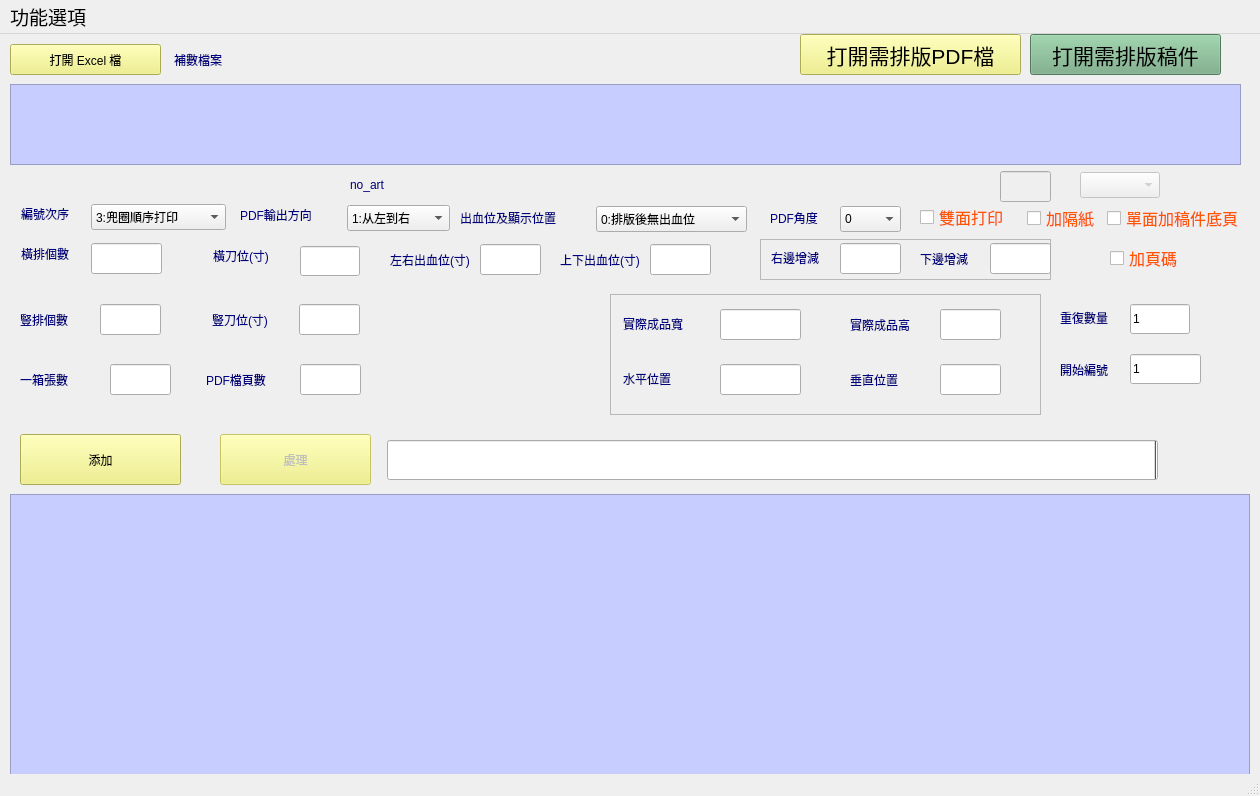
<?xml version="1.0" encoding="UTF-8"?>
<ui version="4.0">
 <class>MainWindow</class>
 <widget class="QMainWindow" name="MainWindow">
  <property name="geometry">
   <rect>
    <x>0</x>
    <y>0</y>
    <width>1260</width>
    <height>796</height>
   </rect>
  </property>
  <property name="windowTitle">
   <string>PDF鋪數軟件</string>
  </property>
  <property name="windowIcon">
   <iconset resource="resourcefile.qrc">
    <normaloff>:/ico_file/sourcefile/title.ico</normaloff>:/ico_file/sourcefile/title.ico</iconset>
  </property>
  <property name="styleSheet">
   <string notr="true">QLabel{
	color: rgb(0, 0, 127);
	font: 12pt &quot;Microsoft Sans Serif&quot;;
}
QComboBox{
	font: 12pt &quot;Microsoft Sans Serif&quot;;
}
QLineEdit{
font: 12pt &quot;Microsoft Sans Serif&quot;;
}
QTableView{
	border-color: rgb(0, 85, 0);
	
	alternate-background-color: rgb(230, 201, 255);
	background-color: rgb(199, 205, 255);
/*	selection-background-color: rgb(85, 255, 0);*/

}
QPushButton{
	/*background-color: rgb(170, 255, 127);*/
	
	font: 16pt &quot;Microsoft Sans Serif&quot;;
	
	background-color: rgb(239, 239, 119);
}
QCheckBox{
font: 12pt &quot;Microsoft Sans Serif&quot;;
	color: rgb(255, 85, 0);
}</string>
  </property>
  <widget class="QWidget" name="centralwidget">
   <widget class="QPushButton" name="open_pushButton_art">
    <property name="geometry">
     <rect>
      <x>1030</x>
      <y>0</y>
      <width>191</width>
      <height>41</height>
     </rect>
    </property>
    <property name="sizePolicy">
     <sizepolicy hsizetype="Minimum" vsizetype="Fixed">
      <horstretch>0</horstretch>
      <verstretch>0</verstretch>
     </sizepolicy>
    </property>
    <property name="font">
     <font>
      <family>Microsoft Sans Serif</family>
      <pointsize>16</pointsize>
      <weight>50</weight>
      <italic>false</italic>
      <bold>false</bold>
     </font>
    </property>
    <property name="styleSheet">
     <string notr="true">background-color: rgb(115, 170, 130);</string>
    </property>
    <property name="text">
     <string>打開需排版稿件</string>
    </property>
    <property name="icon">
     <iconset>
      <normaloff>sourcefile/open2.png</normaloff>sourcefile/open2.png</iconset>
    </property>
   </widget>
   <widget class="QLabel" name="label_2">
    <property name="geometry">
     <rect>
      <x>21</x>
      <y>170</y>
      <width>64</width>
      <height>20</height>
     </rect>
    </property>
    <property name="text">
     <string>編號次序</string>
    </property>
   </widget>
   <widget class="QComboBox" name="comboBox1">
    <property name="geometry">
     <rect>
      <x>91</x>
      <y>170</y>
      <width>135</width>
      <height>26</height>
     </rect>
    </property>
    <property name="currentText">
     <string>3:兜圈順序打印</string>
    </property>
    <property name="currentIndex">
     <number>2</number>
    </property>
    <item>
     <property name="text">
      <string extracomment="a">1:從小到大</string>
     </property>
    </item>
    <item>
     <property name="text">
      <string extracomment="b">2:從大到小</string>
     </property>
    </item>
    <item>
     <property name="text">
      <string extracomment="c">3:兜圈順序打印</string>
     </property>
    </item>
   </widget>
   <widget class="QComboBox" name="comboBox2">
    <property name="geometry">
     <rect>
      <x>347</x>
      <y>171</y>
      <width>103</width>
      <height>26</height>
     </rect>
    </property>
    <property name="currentIndex">
     <number>0</number>
    </property>
    <item>
     <property name="text">
      <string extracomment="a">1:从左到右</string>
     </property>
    </item>
    <item>
     <property name="text">
      <string extracomment="b">2:从上到下</string>
     </property>
    </item>
   </widget>
   <widget class="QLabel" name="label_3">
    <property name="geometry">
     <rect>
      <x>240</x>
      <y>171</y>
      <width>101</width>
      <height>20</height>
     </rect>
    </property>
    <property name="autoFillBackground">
     <bool>false</bool>
    </property>
    <property name="text">
     <string>PDF輸出方向</string>
    </property>
   </widget>
   <widget class="QLabel" name="label_4">
    <property name="geometry">
     <rect>
      <x>460</x>
      <y>174</y>
      <width>141</width>
      <height>20</height>
     </rect>
    </property>
    <property name="text">
     <string>出血位及顯示位置</string>
    </property>
   </widget>
   <widget class="QComboBox" name="comboBox3">
    <property name="geometry">
     <rect>
      <x>596</x>
      <y>172</y>
      <width>151</width>
      <height>26</height>
     </rect>
    </property>
    <property name="currentIndex">
     <number>0</number>
    </property>
    <item>
     <property name="text">
      <string extracomment="a">0:排版後無出血位</string>
     </property>
    </item>
    <item>
     <property name="text">
      <string extracomment="b">1:左上角水平位置</string>
     </property>
    </item>
    <item>
     <property name="text">
      <string>2:左上角垂直位置</string>
     </property>
    </item>
    <item>
     <property name="text">
      <string>3:右上角水平位置</string>
     </property>
    </item>
    <item>
     <property name="text">
      <string>4:右上角垂直位置</string>
     </property>
    </item>
    <item>
     <property name="text">
      <string>5:左下角水平位置</string>
     </property>
    </item>
    <item>
     <property name="text">
      <string>6:左下角垂直位置</string>
     </property>
    </item>
    <item>
     <property name="text">
      <string>7:右下角水平位置</string>
     </property>
    </item>
    <item>
     <property name="text">
      <string>8:右下角垂直位置</string>
     </property>
    </item>
   </widget>
   <widget class="QLabel" name="label_5">
    <property name="geometry">
     <rect>
      <x>21</x>
      <y>210</y>
      <width>64</width>
      <height>20</height>
     </rect>
    </property>
    <property name="text">
     <string>橫排個數</string>
    </property>
   </widget>
   <widget class="QLineEdit" name="lineEdit_r1c1">
    <property name="geometry">
     <rect>
      <x>91</x>
      <y>209</y>
      <width>71</width>
      <height>31</height>
     </rect>
    </property>
   </widget>
   <widget class="QLabel" name="label_6">
    <property name="geometry">
     <rect>
      <x>213</x>
      <y>212</y>
      <width>74</width>
      <height>20</height>
     </rect>
    </property>
    <property name="text">
     <string>橫刀位(寸)</string>
    </property>
   </widget>
   <widget class="QLineEdit" name="lineEdit_r1c2">
    <property name="geometry">
     <rect>
      <x>300</x>
      <y>212</y>
      <width>60</width>
      <height>30</height>
     </rect>
    </property>
   </widget>
   <widget class="QLabel" name="label_7">
    <property name="geometry">
     <rect>
      <x>390</x>
      <y>210</y>
      <width>81</width>
      <height>31</height>
     </rect>
    </property>
    <property name="text">
     <string>左右出血位(寸)</string>
    </property>
   </widget>
   <widget class="QLineEdit" name="lineEdit_r1c3">
    <property name="enabled">
     <bool>true</bool>
    </property>
    <property name="geometry">
     <rect>
      <x>480</x>
      <y>210</y>
      <width>61</width>
      <height>31</height>
     </rect>
    </property>
   </widget>
   <widget class="QLabel" name="label_8">
    <property name="geometry">
     <rect>
      <x>560</x>
      <y>210</y>
      <width>81</width>
      <height>31</height>
     </rect>
    </property>
    <property name="text">
     <string>上下出血位(寸)</string>
    </property>
   </widget>
   <widget class="QLineEdit" name="lineEdit_r1c4">
    <property name="enabled">
     <bool>true</bool>
    </property>
    <property name="geometry">
     <rect>
      <x>650</x>
      <y>210</y>
      <width>61</width>
      <height>31</height>
     </rect>
    </property>
   </widget>
   <widget class="QLineEdit" name="lineEdit_r2c2">
    <property name="geometry">
     <rect>
      <x>299</x>
      <y>270</y>
      <width>61</width>
      <height>31</height>
     </rect>
    </property>
   </widget>
   <widget class="QLabel" name="label_9">
    <property name="geometry">
     <rect>
      <x>212</x>
      <y>270</y>
      <width>81</width>
      <height>31</height>
     </rect>
    </property>
    <property name="text">
     <string>豎刀位(寸)</string>
    </property>
   </widget>
   <widget class="QLabel" name="label_10">
    <property name="geometry">
     <rect>
      <x>20</x>
      <y>270</y>
      <width>81</width>
      <height>31</height>
     </rect>
    </property>
    <property name="text">
     <string>豎排個數</string>
    </property>
   </widget>
   <widget class="QLineEdit" name="lineEdit_r2c1">
    <property name="geometry">
     <rect>
      <x>100</x>
      <y>270</y>
      <width>61</width>
      <height>31</height>
     </rect>
    </property>
   </widget>
   <widget class="QLineEdit" name="lineEdit_r3c1">
    <property name="geometry">
     <rect>
      <x>110</x>
      <y>330</y>
      <width>61</width>
      <height>31</height>
     </rect>
    </property>
   </widget>
   <widget class="QLabel" name="label_11">
    <property name="geometry">
     <rect>
      <x>20</x>
      <y>330</y>
      <width>81</width>
      <height>31</height>
     </rect>
    </property>
    <property name="text">
     <string>一箱張數</string>
    </property>
   </widget>
   <widget class="QLabel" name="label_12">
    <property name="geometry">
     <rect>
      <x>206</x>
      <y>330</y>
      <width>81</width>
      <height>31</height>
     </rect>
    </property>
    <property name="text">
     <string>PDF檔頁數</string>
    </property>
   </widget>
   <widget class="QLineEdit" name="lineEdit_r3c2">
    <property name="geometry">
     <rect>
      <x>300</x>
      <y>330</y>
      <width>61</width>
      <height>31</height>
     </rect>
    </property>
   </widget>
   <widget class="QPushButton" name="add_pushButton2">
    <property name="enabled">
     <bool>true</bool>
    </property>
    <property name="geometry">
     <rect>
      <x>20</x>
      <y>400</y>
      <width>161</width>
      <height>51</height>
     </rect>
    </property>
    <property name="text">
     <string>添加</string>
    </property>
    <property name="icon">
     <iconset resource="resourcefile.qrc">
      <normaloff>:/ico_file/sourcefile/add2.png</normaloff>:/ico_file/sourcefile/add2.png</iconset>
    </property>
   </widget>
   <widget class="QPushButton" name="process_pushButton3">
    <property name="enabled">
     <bool>false</bool>
    </property>
    <property name="geometry">
     <rect>
      <x>220</x>
      <y>400</y>
      <width>151</width>
      <height>51</height>
     </rect>
    </property>
    <property name="text">
     <string>處理</string>
    </property>
    <property name="icon">
     <iconset resource="resourcefile.qrc">
      <normaloff>:/ico_file/sourcefile/run.png</normaloff>:/ico_file/sourcefile/run.png</iconset>
    </property>
   </widget>
   <widget class="QTableView" name="process_tableView2">
    <property name="geometry">
     <rect>
      <x>10</x>
      <y>460</y>
      <width>1240</width>
      <height>301</height>
     </rect>
    </property>
    <property name="alternatingRowColors">
     <bool>true</bool>
    </property>
    <property name="selectionMode">
     <enum>QAbstractItemView::SingleSelection</enum>
    </property>
    <property name="selectionBehavior">
     <enum>QAbstractItemView::SelectRows</enum>
    </property>
   </widget>
   <widget class="QTableView" name="open_tableView1">
    <property name="geometry">
     <rect>
      <x>10</x>
      <y>50</y>
      <width>1231</width>
      <height>81</height>
     </rect>
    </property>
    <property name="alternatingRowColors">
     <bool>true</bool>
    </property>
    <property name="selectionMode">
     <enum>QAbstractItemView::SingleSelection</enum>
    </property>
    <property name="selectionBehavior">
     <enum>QAbstractItemView::SelectRows</enum>
    </property>
    <attribute name="horizontalHeaderCascadingSectionResizes">
     <bool>false</bool>
    </attribute>
    <attribute name="horizontalHeaderDefaultSectionSize">
     <number>50</number>
    </attribute>
    <attribute name="horizontalHeaderStretchLastSection">
     <bool>true</bool>
    </attribute>
   </widget>
   <widget class="QProgressBar" name="progressBar">
    <property name="geometry">
     <rect>
      <x>387</x>
      <y>406</y>
      <width>771</width>
      <height>40</height>
     </rect>
    </property>
    <property name="font">
     <font>
      <family>Arial</family>
      <pointsize>12</pointsize>
      <weight>75</weight>
      <bold>true</bold>
      <kerning>true</kerning>
     </font>
    </property>
    <property name="layoutDirection">
     <enum>Qt::RightToLeft</enum>
    </property>
    <property name="locale">
     <locale language="English" country="UnitedStates"/>
    </property>
    <property name="value">
     <number>0</number>
    </property>
   </widget>
   <widget class="QFrame" name="frame_act_size">
    <property name="geometry">
     <rect>
      <x>610</x>
      <y>260</y>
      <width>431</width>
      <height>121</height>
     </rect>
    </property>
    <property name="frameShape">
     <enum>QFrame::StyledPanel</enum>
    </property>
    <property name="frameShadow">
     <enum>QFrame::Raised</enum>
    </property>
    <widget class="QLineEdit" name="lineEdit_r3c3">
     <property name="enabled">
      <bool>true</bool>
     </property>
     <property name="geometry">
      <rect>
       <x>110</x>
       <y>70</y>
       <width>81</width>
       <height>31</height>
      </rect>
     </property>
     <property name="text">
      <string/>
     </property>
    </widget>
    <widget class="QLabel" name="label_15">
     <property name="geometry">
      <rect>
       <x>13</x>
       <y>75</y>
       <width>91</width>
       <height>20</height>
      </rect>
     </property>
     <property name="text">
      <string>水平位置</string>
     </property>
    </widget>
    <widget class="QLineEdit" name="lineEdit_r2c3">
     <property name="enabled">
      <bool>true</bool>
     </property>
     <property name="geometry">
      <rect>
       <x>110</x>
       <y>15</y>
       <width>81</width>
       <height>31</height>
      </rect>
     </property>
    </widget>
    <widget class="QLabel" name="label_14">
     <property name="geometry">
      <rect>
       <x>13</x>
       <y>20</y>
       <width>91</width>
       <height>20</height>
      </rect>
     </property>
     <property name="text">
      <string>實際成品寬</string>
     </property>
    </widget>
    <widget class="QLabel" name="label_16">
     <property name="geometry">
      <rect>
       <x>240</x>
       <y>70</y>
       <width>91</width>
       <height>31</height>
      </rect>
     </property>
     <property name="text">
      <string>垂直位置</string>
     </property>
    </widget>
    <widget class="QLineEdit" name="lineEdit_r2c4">
     <property name="enabled">
      <bool>true</bool>
     </property>
     <property name="geometry">
      <rect>
       <x>330</x>
       <y>15</y>
       <width>61</width>
       <height>31</height>
      </rect>
     </property>
    </widget>
    <widget class="QLineEdit" name="lineEdit_r3c4">
     <property name="enabled">
      <bool>true</bool>
     </property>
     <property name="geometry">
      <rect>
       <x>330</x>
       <y>70</y>
       <width>61</width>
       <height>31</height>
      </rect>
     </property>
     <property name="text">
      <string/>
     </property>
    </widget>
    <widget class="QLabel" name="label_13">
     <property name="geometry">
      <rect>
       <x>240</x>
       <y>15</y>
       <width>91</width>
       <height>31</height>
      </rect>
     </property>
     <property name="text">
      <string>實際成品高</string>
     </property>
    </widget>
   </widget>
   <widget class="QCheckBox" name="checkBox1">
    <property name="geometry">
     <rect>
      <x>920</x>
      <y>171</y>
      <width>87</width>
      <height>24</height>
     </rect>
    </property>
    <property name="font">
     <font>
      <family>Microsoft Sans Serif</family>
      <pointsize>12</pointsize>
      <weight>50</weight>
      <italic>false</italic>
      <bold>false</bold>
     </font>
    </property>
    <property name="text">
     <string>雙面打印</string>
    </property>
    <property name="checked">
     <bool>false</bool>
    </property>
   </widget>
   <widget class="QFrame" name="frame_bleeding">
    <property name="geometry">
     <rect>
      <x>760</x>
      <y>205</y>
      <width>291</width>
      <height>41</height>
     </rect>
    </property>
    <property name="toolTip">
     <string>出血位</string>
    </property>
    <property name="frameShape">
     <enum>QFrame::StyledPanel</enum>
    </property>
    <property name="frameShadow">
     <enum>QFrame::Raised</enum>
    </property>
    <widget class="QLineEdit" name="lineEdit_r1c6">
     <property name="geometry">
      <rect>
       <x>230</x>
       <y>4</y>
       <width>61</width>
       <height>31</height>
      </rect>
     </property>
    </widget>
    <widget class="QLabel" name="label_18">
     <property name="geometry">
      <rect>
       <x>160</x>
       <y>4</y>
       <width>81</width>
       <height>31</height>
      </rect>
     </property>
     <property name="text">
      <string>下邊增減</string>
     </property>
    </widget>
    <widget class="QLineEdit" name="lineEdit_r1c5">
     <property name="geometry">
      <rect>
       <x>80</x>
       <y>4</y>
       <width>61</width>
       <height>31</height>
      </rect>
     </property>
    </widget>
    <widget class="QLabel" name="label_17">
     <property name="geometry">
      <rect>
       <x>11</x>
       <y>3</y>
       <width>81</width>
       <height>31</height>
      </rect>
     </property>
     <property name="text">
      <string>右邊增減</string>
     </property>
    </widget>
   </widget>
   <widget class="QLineEdit" name="lineEdit_BsKey">
    <property name="enabled">
     <bool>false</bool>
    </property>
    <property name="geometry">
     <rect>
      <x>1000</x>
      <y>137</y>
      <width>51</width>
      <height>31</height>
     </rect>
    </property>
    <property name="toolTip">
     <string extracomment="補數主鍵"/>
    </property>
    <property name="readOnly">
     <bool>true</bool>
    </property>
   </widget>
   <widget class="QLabel" name="label_19">
    <property name="geometry">
     <rect>
      <x>174</x>
      <y>15</y>
      <width>601</width>
      <height>21</height>
     </rect>
    </property>
    <property name="text">
     <string>補數檔案</string>
    </property>
   </widget>
   <widget class="QComboBox" name="comboBox_PDFitem">
    <property name="enabled">
     <bool>false</bool>
    </property>
    <property name="geometry">
     <rect>
      <x>1080</x>
      <y>138</y>
      <width>80</width>
      <height>26</height>
     </rect>
    </property>
    <property name="toolTip">
     <string extracomment="補數名稱"/>
    </property>
    <property name="currentIndex">
     <number>-1</number>
    </property>
   </widget>
   <widget class="QPushButton" name="open_pushButton1">
    <property name="geometry">
     <rect>
      <x>800</x>
      <y>0</y>
      <width>221</width>
      <height>41</height>
     </rect>
    </property>
    <property name="sizePolicy">
     <sizepolicy hsizetype="Minimum" vsizetype="Fixed">
      <horstretch>0</horstretch>
      <verstretch>0</verstretch>
     </sizepolicy>
    </property>
    <property name="font">
     <font>
      <family>Microsoft Sans Serif</family>
      <pointsize>16</pointsize>
      <weight>50</weight>
      <italic>false</italic>
      <bold>false</bold>
     </font>
    </property>
    <property name="text">
     <string>打開需排版PDF檔</string>
    </property>
    <property name="icon">
     <iconset>
      <normaloff>C:/Users/ITProg02/.designer/backup/sourcefile/open2.png</normaloff>C:/Users/ITProg02/.designer/backup/sourcefile/open2.png</iconset>
    </property>
   </widget>
   <widget class="QLabel" name="label_21">
    <property name="geometry">
     <rect>
      <x>770</x>
      <y>174</y>
      <width>64</width>
      <height>20</height>
     </rect>
    </property>
    <property name="text">
     <string>PDF角度</string>
    </property>
   </widget>
   <widget class="QComboBox" name="comboBox_rotate">
    <property name="geometry">
     <rect>
      <x>840</x>
      <y>172</y>
      <width>61</width>
      <height>26</height>
     </rect>
    </property>
    <property name="currentIndex">
     <number>0</number>
    </property>
    <item>
     <property name="text">
      <string extracomment="a">0</string>
     </property>
    </item>
    <item>
     <property name="text">
      <string extracomment="b">90</string>
     </property>
    </item>
    <item>
     <property name="text">
      <string extracomment="c">180</string>
     </property>
    </item>
    <item>
     <property name="text">
      <string>270</string>
     </property>
    </item>
   </widget>
   <widget class="QLineEdit" name="lineEdit_Repeat">
    <property name="geometry">
     <rect>
      <x>1130</x>
      <y>270</y>
      <width>60</width>
      <height>30</height>
     </rect>
    </property>
    <property name="text">
     <string>1</string>
    </property>
   </widget>
   <widget class="QCheckBox" name="checkBox_blank2">
    <property name="geometry">
     <rect>
      <x>1107</x>
      <y>172</y>
      <width>141</width>
      <height>24</height>
     </rect>
    </property>
    <property name="font">
     <font>
      <family>Microsoft Sans Serif</family>
      <pointsize>12</pointsize>
      <weight>50</weight>
      <italic>false</italic>
      <bold>false</bold>
     </font>
    </property>
    <property name="text">
     <string>單面加稿件底頁</string>
    </property>
    <property name="checked">
     <bool>false</bool>
    </property>
   </widget>
   <widget class="QCheckBox" name="checkBox_blank">
    <property name="geometry">
     <rect>
      <x>1027</x>
      <y>172</y>
      <width>87</width>
      <height>24</height>
     </rect>
    </property>
    <property name="font">
     <font>
      <family>Microsoft Sans Serif</family>
      <pointsize>12</pointsize>
      <weight>50</weight>
      <italic>false</italic>
      <bold>false</bold>
     </font>
    </property>
    <property name="text">
     <string>加隔紙</string>
    </property>
    <property name="checked">
     <bool>false</bool>
    </property>
   </widget>
   <widget class="QCheckBox" name="checkBox_addpage">
    <property name="geometry">
     <rect>
      <x>1110</x>
      <y>212</y>
      <width>87</width>
      <height>24</height>
     </rect>
    </property>
    <property name="font">
     <font>
      <family>Microsoft Sans Serif</family>
      <pointsize>12</pointsize>
      <weight>50</weight>
      <italic>false</italic>
      <bold>false</bold>
     </font>
    </property>
    <property name="text">
     <string>加頁碼</string>
    </property>
    <property name="checked">
     <bool>false</bool>
    </property>
   </widget>
   <widget class="QLabel" name="label_22">
    <property name="geometry">
     <rect>
      <x>1060</x>
      <y>274</y>
      <width>74</width>
      <height>20</height>
     </rect>
    </property>
    <property name="text">
     <string>重復數量</string>
    </property>
   </widget>
   <widget class="QLabel" name="label_art">
    <property name="geometry">
     <rect>
      <x>350</x>
      <y>140</y>
      <width>511</width>
      <height>21</height>
     </rect>
    </property>
    <property name="text">
     <string>no_art</string>
    </property>
   </widget>
   <widget class="QLineEdit" name="lineEdit_StartSeq">
    <property name="geometry">
     <rect>
      <x>1130</x>
      <y>320</y>
      <width>71</width>
      <height>30</height>
     </rect>
    </property>
    <property name="text">
     <string>1</string>
    </property>
   </widget>
   <widget class="QLabel" name="label_23">
    <property name="geometry">
     <rect>
      <x>1060</x>
      <y>320</y>
      <width>71</width>
      <height>31</height>
     </rect>
    </property>
    <property name="inputMethodHints">
     <set>Qt::ImhNone</set>
    </property>
    <property name="lineWidth">
     <number>1</number>
    </property>
    <property name="midLineWidth">
     <number>0</number>
    </property>
    <property name="text">
     <string>開始編號</string>
    </property>
   </widget>
   <widget class="QPushButton" name="OpenExcel">
    <property name="geometry">
     <rect>
      <x>10</x>
      <y>10</y>
      <width>151</width>
      <height>31</height>
     </rect>
    </property>
    <property name="text">
     <string>打開 Excel 檔</string>
    </property>
   </widget>
  </widget>
  <widget class="QMenuBar" name="menubar">
   <property name="geometry">
    <rect>
     <x>0</x>
     <y>0</y>
     <width>1260</width>
     <height>30</height>
    </rect>
   </property>
   <property name="font">
    <font>
     <pointsize>14</pointsize>
    </font>
   </property>
   <widget class="QMenu" name="menu">
    <property name="font">
     <font>
      <pointsize>14</pointsize>
      <stylestrategy>PreferDefault</stylestrategy>
      <kerning>true</kerning>
     </font>
    </property>
    <property name="contextMenuPolicy">
     <enum>Qt::DefaultContextMenu</enum>
    </property>
    <property name="toolTip">
     <string/>
    </property>
    <property name="whatsThis">
     <string/>
    </property>
    <property name="title">
     <string extracomment="功能選項">功能選項</string>
    </property>
    <addaction name="action_importxls"/>
    <addaction name="action2"/>
    <addaction name="action_output"/>
    <addaction name="action_dele"/>
   </widget>
   <addaction name="menu"/>
  </widget>
  <widget class="QStatusBar" name="statusbar"/>
  <action name="action_importxls">
   <property name="icon">
    <iconset resource="resourcefile.qrc">
     <normaloff>:/ico_file/sourcefile/favicon.ico</normaloff>:/ico_file/sourcefile/favicon.ico</iconset>
   </property>
   <property name="text">
    <string>顯示補數編號</string>
   </property>
   <property name="font">
    <font>
     <family>Microsoft Sans Serif</family>
     <pointsize>14</pointsize>
    </font>
   </property>
  </action>
  <action name="action_output">
   <property name="icon">
    <iconset resource="resourcefile.qrc">
     <normaloff>:/ico_file/sourcefile/save.png</normaloff>:/ico_file/sourcefile/save.png</iconset>
   </property>
   <property name="text">
    <string>修改輸出PDF路徑</string>
   </property>
  </action>
  <action name="action2">
   <property name="icon">
    <iconset resource="resourcefile.qrc">
     <normaloff>:/ico_file/sourcefile/8923926.png</normaloff>:/ico_file/sourcefile/8923926.png</iconset>
   </property>
   <property name="text">
    <string>修改右邊和下邊出血位</string>
   </property>
   <property name="iconText">
    <string>修改右邊和下邊出血位</string>
   </property>
  </action>
  <action name="action_dele">
   <property name="text">
    <string>刪除行</string>
   </property>
  </action>
 </widget>
 <tabstops>
  <tabstop>lineEdit_BsKey</tabstop>
  <tabstop>comboBox_PDFitem</tabstop>
  <tabstop>open_pushButton1</tabstop>
  <tabstop>open_tableView1</tabstop>
  <tabstop>open_pushButton_art</tabstop>
  <tabstop>comboBox1</tabstop>
  <tabstop>comboBox2</tabstop>
  <tabstop>comboBox3</tabstop>
  <tabstop>comboBox_rotate</tabstop>
  <tabstop>checkBox1</tabstop>
  <tabstop>checkBox_blank</tabstop>
  <tabstop>checkBox_blank2</tabstop>
  <tabstop>lineEdit_r1c1</tabstop>
  <tabstop>lineEdit_r1c2</tabstop>
  <tabstop>lineEdit_r2c1</tabstop>
  <tabstop>lineEdit_r2c2</tabstop>
  <tabstop>lineEdit_r1c3</tabstop>
  <tabstop>lineEdit_r1c4</tabstop>
  <tabstop>lineEdit_r1c5</tabstop>
  <tabstop>lineEdit_r1c6</tabstop>
  <tabstop>checkBox_addpage</tabstop>
  <tabstop>lineEdit_r2c3</tabstop>
  <tabstop>lineEdit_r2c4</tabstop>
  <tabstop>lineEdit_r3c3</tabstop>
  <tabstop>lineEdit_r3c4</tabstop>
  <tabstop>lineEdit_Repeat</tabstop>
  <tabstop>lineEdit_StartSeq</tabstop>
  <tabstop>lineEdit_r3c1</tabstop>
  <tabstop>lineEdit_r3c2</tabstop>
  <tabstop>add_pushButton2</tabstop>
  <tabstop>process_pushButton3</tabstop>
  <tabstop>process_tableView2</tabstop>
 </tabstops>
 <resources>
  <include location="resourcefile.qrc"/>
 </resources>
 <connections/>
</ui>
